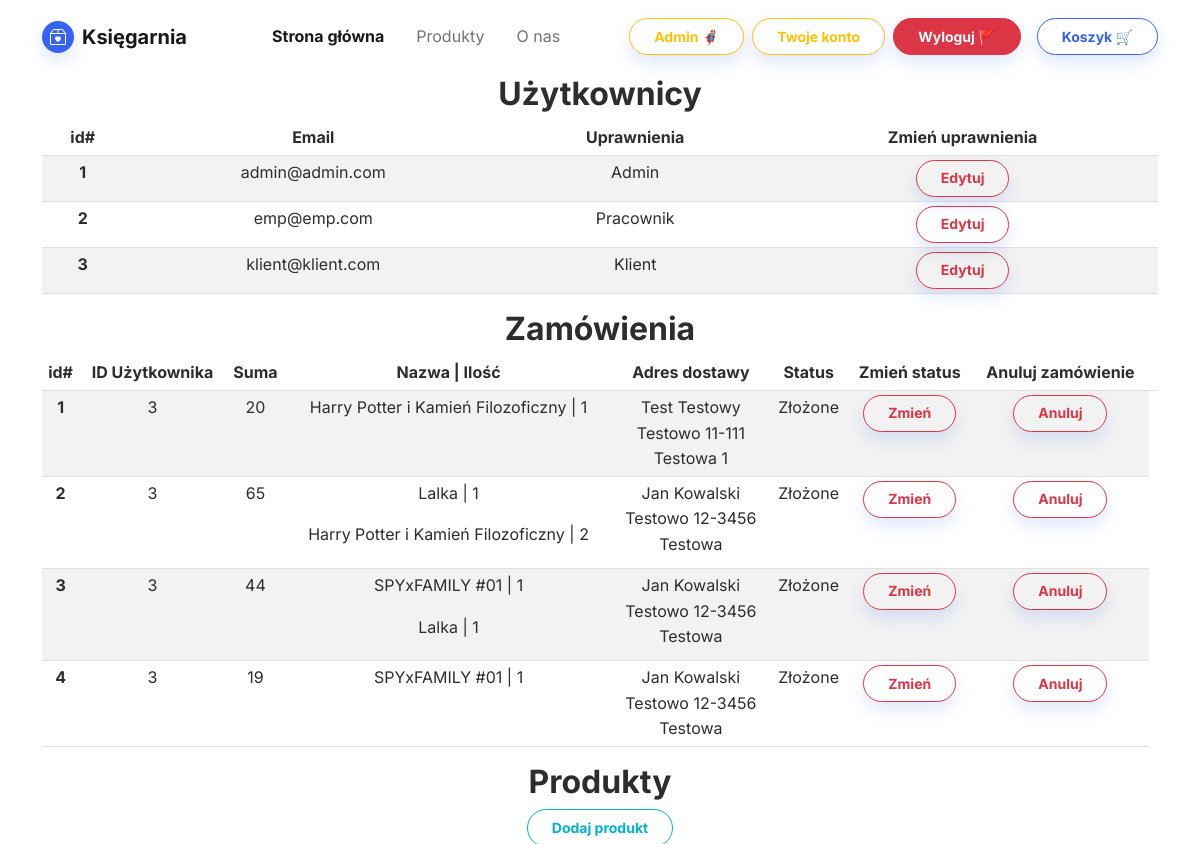
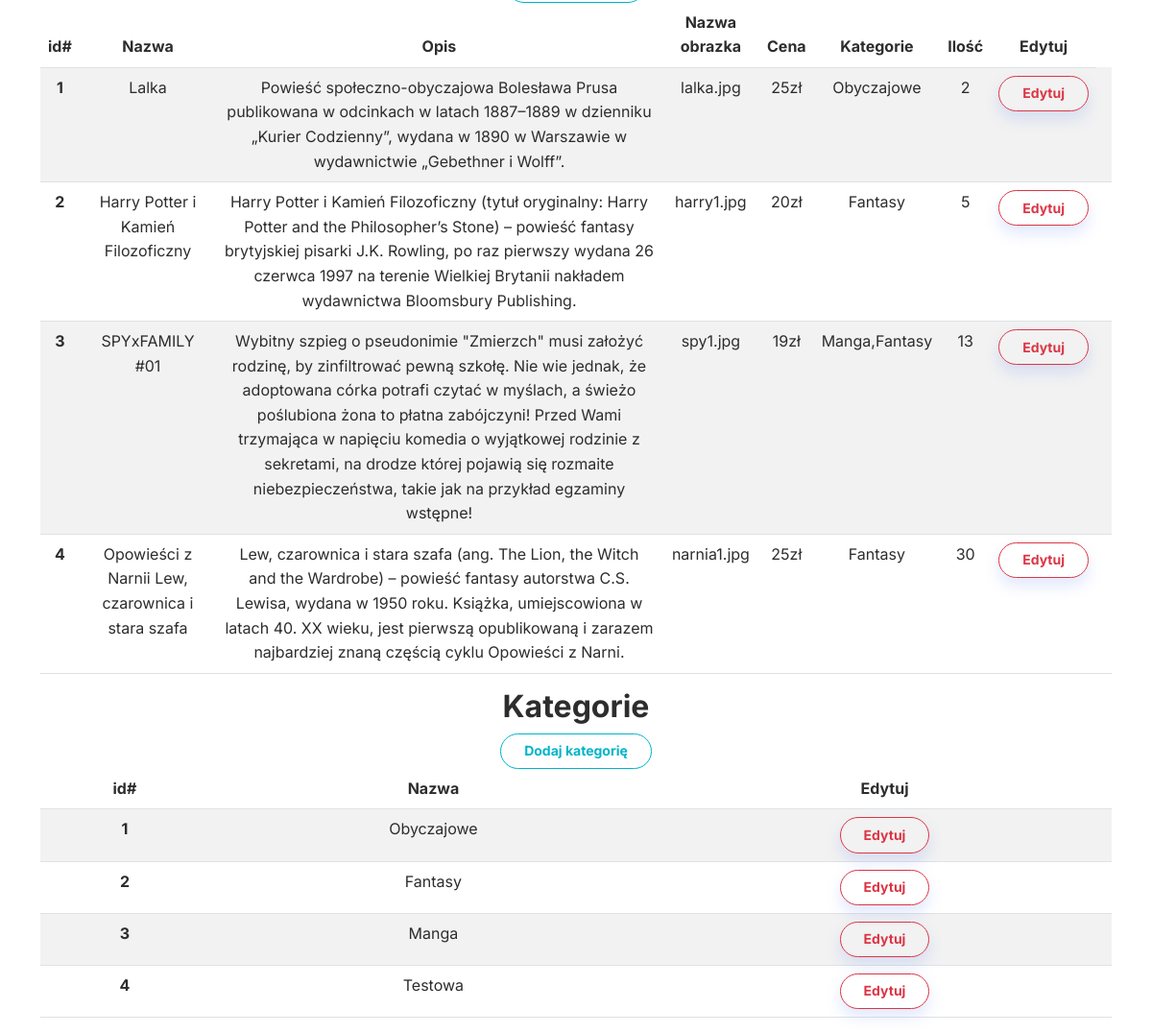
The page /admin_page.php (signed in) on the database its author committed (2 pictures, top to bottom).
### tables this page shows
CREATE TABLE `users` (
  `id` int(11) NOT NULL,
  `email` varchar(70) NOT NULL,
  `password` text NOT NULL,
  `permissions` int(11) NOT NULL DEFAULT 0
);

CREATE TABLE `orders` (
  `id` int(11) NOT NULL,
  `idUser` int(11) NOT NULL,
  `total` int(11) NOT NULL,
  `orderDate` date NOT NULL,
  `status` varchar(30) NOT NULL,
  `name` varchar(30) NOT NULL,
  `surname` varchar(30) NOT NULL,
  `city` varchar(100) NOT NULL,
  `street` varchar(100) NOT NULL,
  `post` varchar(10) NOT NULL,
  `email` varchar(50) NOT NULL,
  `phone` varchar(12) NOT NULL,
  `payment` varchar(30) NOT NULL
);

CREATE TABLE `orderdetail` (
  `id` int(11) NOT NULL,
  `idOrder` int(11) NOT NULL,
  `idProduct` int(11) NOT NULL,
  `quantity` int(11) NOT NULL
);

CREATE TABLE `products` (
  `id` int(11) NOT NULL,
  `name` varchar(250) NOT NULL,
  `description` varchar(1000) NOT NULL,
  `img` varchar(100) NOT NULL,
  `price` int(11) NOT NULL,
  `quantity` int(11) NOT NULL
);

CREATE TABLE `categories` (
  `id` int(11) NOT NULL,
  `name` varchar(255) NOT NULL
);

### admin_page.php (the view, shortened to what this page needs)
<!DOCTYPE html>
<html lang="en">
<head>
    <link rel="stylesheet" href="assets/bootstrap/css/bootstrap.min.css">
</head>
<body>
    <?php require_once 'navbar.php'; ?>
    <div class="container text-center">
        <div class="row">
        <div class="col col-md-12">
                <h2><b>Użytkownicy</b></h2>
                <table class="table table-striped table-hover table-sm">
                    <thead>
                        <tr>
                            <th scope="col">id#</th>
                            <th scope="col">Email</th>
                            <th scope="col">Uprawnienia</th>
                            <th scope="col">Zmień uprawnienia</th>
                        </tr>
                    </thead>
                    <tbody>
                        <?php
                        require_once "database_connect.php";
                        function getUsers($connection)
                        {
                            $products = array();
                            $sql = "SELECT * FROM users";
                            $result = $connection->query($sql);
                            if ($result->num_rows > 0) {
                                while ($row = $result->fetch_assoc()) {
                                    $products[] = $row;
                                }
                            }
                            return $products;
                        }
                        foreach (getUsers($connection) as $user) {
                            $permissions = ($user['permissions'] == 1) ? 'Admin' : (($user['permissions'] == 2) ? 'Pracownik' : 'Klient');
                            echo
                            '<tr>
                                    <th scope="row">' . $user['id'] . '</th>
                                    <td>' . $user['email'] . '</td>
                                    <td>' . $permissions . '</td>
                                    <td><a class="btn btn-outline-danger shadow btn-sm" role="button" href="edit_user.php?id=' . $user['id'] . '">Edytuj</a></td>
                                </tr>';
                        }
                        ?>
                    </tbody>
                </table>
            </div>
            <div class="col col-md-12">
            <h2><b>Zamówienia</b></h2>
                <table class="table table-striped table-hover table-sm">
                    <thead>
                        <tr>
                            <th scope="col">id#</th>
                            <th scope="col">ID Użytkownika</th>
                            <th scope="col">Suma</th>
                            <th scope="col">Nazwa | Ilość</th>
                            <th scope="col">Adres dostawy
                            <th scope="col">Status</th>
                            <th scope="col">Zmień status</th>
                            <th scope="col">Anuluj zamówienie<th>
                        </tr>
                    </thead>
                    <tbody>
                        <?php
                        require_once "database_connect.php";
                        function getOrders($connection)
                        {
                            $orders = array();
                            $sql = "SELECT * FROM orders";
                            $result = $connection->query($sql);
                            if ($result->num_rows > 0) {
                                while ($row = $result->fetch_assoc()) {
                                    $orders[] = $row;
                                }
                            }
                            return $orders;
                        }
                        function getOrdersDetail($connection)
                        {
                            $ordersD = array();
                            $sql = "SELECT products.name AS productName, orderdetail.quantity AS quantity, orderdetail.idOrder
                            FROM `products`, `orderdetail`
                            WHERE products.id=orderdetail.idProduct";
                            $result = $connection->query($sql);
                            if ($result->num_rows > 0) {
                                while ($row = $result->fetch_assoc()) {
                                    $ordersD[] = $row;
                                }
                            }
                            return $ordersD;
                        }
                        foreach (getOrders($connection) as $order) {
                            echo '
                            <tr>
                                <th scope="row">' . $order['id'] . '</th>
                                <td>' . $order['idUser'] . '</td>
                                <td>' . $order['total'] . '</td>
                                <td>';
                            foreach (getOrdersDetail($connection) as $orderD) {
                                if ($order['id'] == $orderD['idOrder']) {
                                    echo '
                                    <p>' . $orderD['productName'] . ' | ' . $orderD['quantity'] . '</p>';
                                }
                            }
                            echo '
                                </td>
                                <td>' . $order['name'] .' '. $order['surname'] . '<br>' . $order['city'] . ' ' . $order['post'] . '<br>' . $order['street'] .' </td>
                                <td>' . $order['status'] . '</td>
                                <td><a class="btn btn-outline-danger shadow btn-sm" role="button" href="change_status_script.php?id=' . $order['id'] . '">Zmień</a></td>
                                <td><a class="btn btn-outline-danger shadow btn-sm" role="button" href="cancel_status_script.php?id=' . $order['id'] . '">Anuluj</a></td>
                                </tr>';
                        }
                        ?>
                    </tbody>
                </table>
            </div>
            <div class="col col-md-12">
            <h2><b>Produkty</b></h2>
                <table class="table table-striped table-hover">
                    <thead>
                        <tr>
                            <th scope="col">id#</th>
                            <th scope="col">Nazwa</th>
                            <th scope="col">Opis</th>
                            <th scope="col">Nazwa obrazka</th>
                            <th scope="col">Cena</th>
                            <th scope="col">Kategorie</th>
                            <th scope="col">Ilość</th>
                            <th scope="col">Edytuj</th>
                        </tr>
                    </thead>
                    <tbody>
                    <?php
                        require_once "database_connect.php";
                        function getProducts($connection)
                        {
                            $products = array();
                            $sql = "SELECT products.id, products.name, products.description, products.price, products.img, products.quantity, GROUP_CONCAT(categories.name) as categories
                            FROM products
                            JOIN product_categories ON products.id = product_categories.productID
                            JOIN categories ON categories.id = product_categories.categoryID
                            GROUP BY products.id
                            ORDER BY products.id;
                            ";
                            $result = $connection->query($sql);
                            if ($result->num_rows > 0) {
                                while ($row = $result->fetch_assoc()) {
                                    $products[] = $row;
                                }
                            }
                            return $products;
                        }
                        function getProductCategories($connection, $productID){
                            $productCategories = array();
                            $sql = "SELECT products.id, products.name, products.description, products.price, products.img, products.quantity, GROUP_CONCAT(categories.name) as categories
                            FROM products
                            JOIN product_categories ON products.id = product_categories.productID
                            JOIN categories ON categories.id = product_categories.categoryID
                            WHERE products.id = $productID
                            GROUP BY products.id
                            ORDER BY products.id;";
                                $result = $connection->query($sql);
                                if ($result->num_rows > 0) {
                                    while ($row = $result->fetch_assoc()) {
                                        $productCategories[] = $row;
                                    }
                                }
                                return $productCategories;
                        }
                        foreach (getProducts($connection) as $product) {
                            echo
                            '<tr>
                                <th scope="row">' . $product['id'] . '</th>
                                    <td>' . $product['name'] . '</td>
                                    <td>' . $product['description'] . '</td>
                                    <td>' . $product['img'] . '</td>
                                    <td>' . $product['price'] . 'zł</td>
                                    <td>';
                                    foreach(getProductCategories($connection, $product['id']) as $category){
                                        echo $category['categories'] . ' ';
                                    }
                                    echo '
                                    </td>
                                    <td>' . $product['quantity'] . '</td>
                                    <td><a class="btn btn-outline-danger shadow btn-sm" role="button" href="edit_product.php?id=' . $product['id'] . '">Edytuj</a><td>
                                </tr>';
                        }
                        ?>
                        <tr><a class="btn btn-outline-info btn-sm" href="add_product.php">Dodaj produkt</a></tr>
                    </tbody>
                </table>
            </div>
            <div class="col col-md-12">
            <h2><b>Kategorie</b></h2>
                <table class="table table-striped table-hover">
                    <thead>
                        <tr>
                            <th scope="col">id#</th>
                            <th scope="col">Nazwa</th>
                            <th scope="col">Edytuj</th>
                        </tr>
                    </thead>
                    <tbody>
                        <?php
                        require_once "database_connect.php";
                        function getCategories($connection){
                            $sql= "SELECT * FROM categories";
                            $result = $connection->query($sql);
                            if ($result->num_rows > 0) {
                                while ($row = $result->fetch_assoc()) {
                                    $categories[] = $row;
                                }
                            }
                            return $categories;
                        }
                        foreach (getCategories($connection) as $category) {
                            echo
                            '<tr>
                                <th scope="row">' . $category['id'] . '</th>
                                    <td>' . $category['name'] . '</td>
                                    <td><a class="btn btn-outline-danger shadow btn-sm" role="button" href="edit_category.php?id=' . $category['id'] . '">Edytuj</a></td>
                                </tr>';
                        }
                        ?>
                        <tr><a class="btn btn-outline-info btn-sm" href="add_category.php">Dodaj kategorię</a></tr>
                    </tbody>
                </table>
            </div>
        </div>
    </div>
</body>
</html>

### rows shown on the page
users: id "1", email "admin@admin.com", permissions "Admin"
users: id "2", email "emp@emp.com", permissions "Pracownik"
users: id "3", email "klient@klient.com", permissions "Klient"
orders: id "1", idUser "3", total "20", name "Test", surname "Testowy", city "Testowo", post "11-111", street "Testowa 1", status "Złożone"
orderdetail: idProduct.name "Harry Potter i Kamień Filozoficzny", quantity "1"
orders: id "2", idUser "3", total "65", name "Jan", surname "Kowalski", city "Testowo", post "12-3456", street "Testowa", status "Złożone"
orderdetail: idProduct.name "Lalka", quantity "1"
orderdetail: idProduct.name "Harry Potter i Kamień Filozoficzny", quantity "2"
orders: id "3", idUser "3", total "44", name "Jan", surname "Kowalski", city "Testowo", post "12-3456", street "Testowa", status "Złożone"
orderdetail: idProduct.name "SPYxFAMILY #01", quantity "1"
orderdetail: idProduct.name "Lalka", quantity "1"
orders: id "4", idUser "3", total "19", name "Jan", surname "Kowalski", city "Testowo", post "12-3456", street "Testowa", status "Złożone"
orderdetail: idProduct.name "SPYxFAMILY #01", quantity "1"
products: id "1", name "Lalka", description "Powieść społeczno-obyczajowa Bolesława Prusa publikowana w odcinkach w latach 1887–1889 w dzienniku „Kurier Codzienny”, wydana w 1890 w Warszawie w wydawnictwie „Gebethner i Wolff”.", img "lalka.jpg", price "25", categories "Obyczajowe", quantity "2"
products: id "2", name "Harry Potter i Kamień Filozoficzny", description "Harry Potter i Kamień Filozoficzny (tytuł oryginalny: Harry Potter and the Philosopher’s Stone) – powieść fantasy brytyjskiej pisarki J.K. Rowling, po raz pierwszy wydana 26 czerwca 1997 na terenie Wielkiej Brytanii nakładem wydawnictwa Bloomsbury Publishing.", img "harry1.jpg", price "20", categories "Fantasy", quantity "5"
products: id "3", name "SPYxFAMILY #01", description "Wybitny szpieg o pseudonimie \"Zmierzch\" musi założyć rodzinę, by zinfiltrować pewną szkołę. Nie wie jednak, że adoptowana córka potrafi czytać w myślach, a świeżo poślubiona żona to płatna zabójczyni! Przed Wami trzymająca w napięciu komedia o wyjątkowej rodzinie z sekretami, na drodze której pojawią się rozmaite niebezpieczeństwa, takie jak na przykład egzaminy wstępne!", img "spy1.jpg", price "19", categories "Manga,Fantasy", quantity "13"
products: id "4", name "Opowieści z Narnii Lew, czarownica i stara szafa", description "Lew, czarownica i stara szafa (ang. The Lion, the Witch and the Wardrobe) – powieść fantasy autorstwa C.S. Lewisa, wydana w 1950 roku. Książka, umiejscowiona w latach 40. XX wieku, jest pierwszą opublikowaną i zarazem najbardziej znaną częścią cyklu Opowieści z Narni.", img "narnia1.jpg", price "25", categories "Fantasy", quantity "30"
categories: id "1", name "Obyczajowe"
categories: id "2", name "Fantasy"
categories: id "3", name "Manga"
categories: id "4", name "Testowa"
